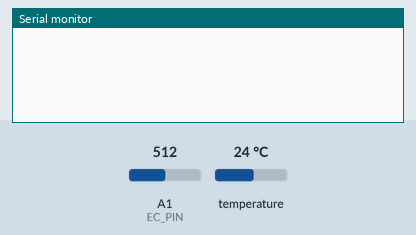
Bench run of a sketch on a simulated Arduino Uno, built with avr-gcc and run on an emulated ATmega328P. On the bench: the last lines printed to the serial monitor. Inputs (shaded band) come from the test bench; at power-on: temperature 24 °C, A1 (EC_PIN) = 512.

Above: at 2.3 s.
2.4 s: temperature set to 12 °C
At 2.4 s:
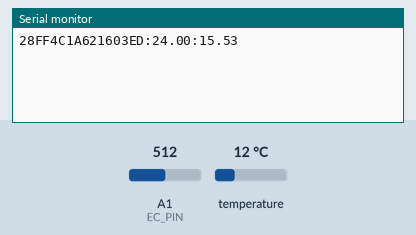
3.9 s: A1 (EC_PIN) set to 716
At 5.2 s:
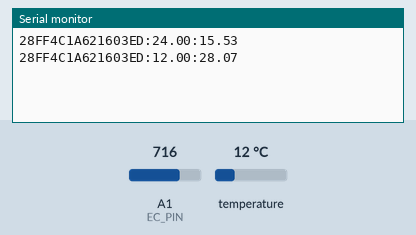
5.4 s: temperature set to 19 °C
6.9 s: A1 (EC_PIN) set to 900
At 7.9 s:
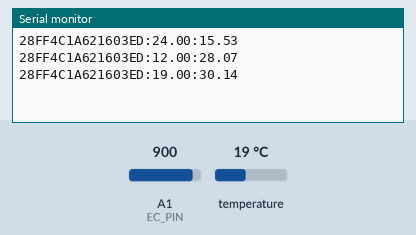
Timing chart, 0 to 9.4 s (numbered marks = the images above; inputs shaded):
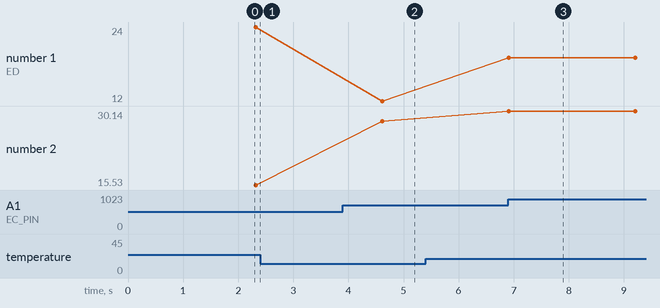

The sketch:

arduinoCode.ino
```cpp
#include <OneWire.h>
#include <DallasTemperature.h>
#include <EEPROM.h>
#include "DFRobot_EC10.h"

#define ONE_WIRE_BUS 2
#define EC_PIN A1
#define SEND_INTERVAL_MS 2000

OneWire oneWire(ONE_WIRE_BUS);
DallasTemperature tempSensors(&oneWire);
DFRobot_EC10 ec;

DeviceAddress tempSensorAddress;
bool hasTempAddress = false;

unsigned long lastSendTime = 0;

void printSensorAddress(DeviceAddress deviceAddress) {
  for (uint8_t i = 0; i < 8; i++) {
    if (deviceAddress[i] < 16) {
      Serial.print("0");
    }
    Serial.print(deviceAddress[i], HEX);
  }
}

float readWaterTemperature() {
  tempSensors.requestTemperatures();
  float tempC = tempSensors.getTempC(tempSensorAddress);

  // Fallback if DS18B20 is temporarily disconnected
  if (tempC == DEVICE_DISCONNECTED_C) {
    return 25.0;
  }

  return tempC;
}

void setup() {
  Serial.begin(9600);

  tempSensors.begin();
  ec.begin();

  if (tempSensors.getDeviceCount() > 0 && tempSensors.getAddress(tempSensorAddress, 0)) {
    hasTempAddress = true;
  }
}

void loop() {
  // Read current temperature from DS18B20
  float temperature = hasTempAddress ? readWaterTemperature() : 25.0;

  // Read EC sensor voltage exactly in the style of the official sample
  float voltage = analogRead(EC_PIN) / 1024.0 * 5000.0;

  // Convert voltage to EC (ms/cm) with temperature compensation
  float ecValue = ec.readEC(voltage, temperature);

  // Keeps calibration support active if you send commands over Serial
  ec.calibration(voltage, temperature);

  if (millis() - lastSendTime >= SEND_INTERVAL_MS) {
    lastSendTime = millis();

    if (hasTempAddress) {
      printSensorAddress(tempSensorAddress);
    } else {
      Serial.print("NO_ADDRESS");
    }

    Serial.print(":");
    Serial.print(temperature, 2);
    Serial.print(":");
    Serial.println(ecValue, 2);
  }
}
```

Measured:
- after the input at 3.9 s, the serial monitor: prints a new line after 0.72 s (image 2)
- after the input at 6.9 s, the serial monitor: prints a new line at once (image 3)
- plotted number 2: 15.53 → 28.07 after the input at 3.9 s, 28.07 → 30.14 after the input at 6.9 s
